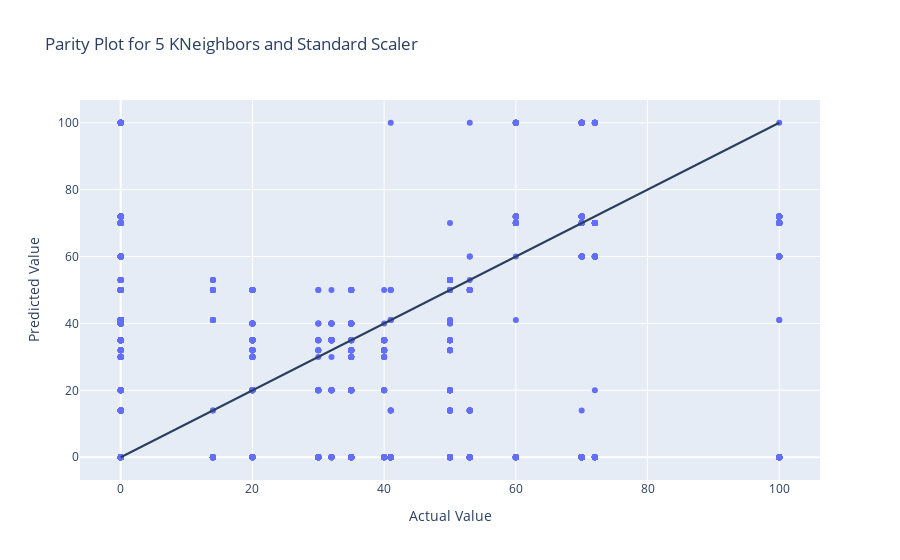

Here is the notebook cell this chart was saved with:
### Markdown cell above
KNeighbors to Predict Altitudes:

### Code cell
model_k = make_pipeline(StandardScaler(), KNeighborsRegressor(n_neighbors = 1))
model_k.fit(x_train, y_train)
k_mae = mean_absolute_error(y_val, model_k.predict(x_val))
print('The MAE for KNeighbors with 5 neighbors and Standard Scaler is:', round(k_mae, 3))

# making the parity plot
fig = go.Figure(data = [go.Scatter(x = y_val, y = model_k.predict(x_val), mode = "markers")])

fig.add_shape(
    type = "line", x0 = y_val.min(), y0 = y_val.min(), x1 = y_val.max(), y1 = y_val.max())

fig.update_xaxes(title_text = "Actual Value")
fig.update_yaxes(title_text = "Predicted Value")

# set the plot size
fig.update_layout(title = 'Parity Plot for 5 KNeighbors and Standard Scaler', autosize = True)
fig.show()

### Figure 1 — Plotly figure (JSON) as saved in the notebook; plotly's stock layout.template omitted (floating-point values rounded to 4 significant figures; data arrays with more than 128 entries replaced by an {"elided": "..."} marker saying what was removed)
{"data": [{"mode": "markers", "type": "scatter", "x": {"elided": "4339 int values"}, "y": {"elided": "4339 int values"}}], "layout": {"autosize": true, "shapes": [{"type": "line", "x0": 0, "x1": 100, "y0": 0, "y1": 100}], "title": {"text": "Parity Plot for 5 KNeighbors and Standard Scaler"}, "xaxis": {"autorange": true, "range": [-5.949, 105.9], "title": {"text": "Actual Value"}, "type": "linear"}, "yaxis": {"autorange": true, "range": [-8.252, 108.3], "title": {"text": "Predicted Value"}, "type": "linear"}}}
